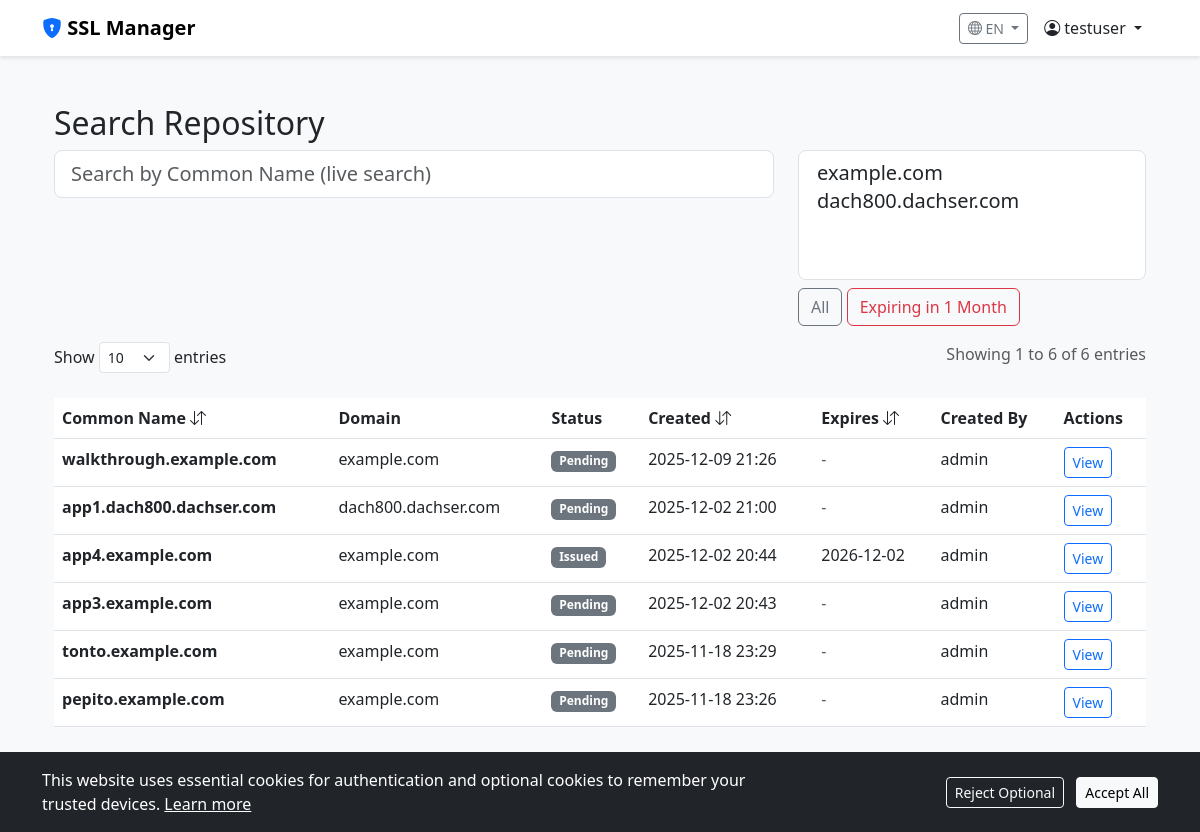
Page /search/ (signed in) on the committed database.
### certificates/models.py (models this page shows, shortened)
class User(AbstractUser):
    role = models.ForeignKey(Role, on_delete=models.SET_NULL, null=True, blank=True)
    password_changed_at = models.DateTimeField(auto_now_add=True)
    preferred_language = models.CharField(
        max_length=10,
        default='en',
        choices=[
            ('en', 'English'),
            ('es', 'Español'),
            ('pt', 'Português'),
            ('fr', 'Français'),
            ('de', 'Deutsch'),
            ('it', 'Italiano'),
        ]
    )
    def is_admin(self):
        return self.role and self.role.name == Role.ADMIN

class CertificateEntry(models.Model):
    STATUS_PENDING = 'PENDING'
    STATUS_ISSUED = 'ISSUED'
    STATUS_SIGNED = 'SIGNED'
    STATUS_REVOKED = 'REVOKED'
    STATUS_CHOICES = [
        (STATUS_PENDING, _('Pending')),
        (STATUS_ISSUED, _('Issued')),
        (STATUS_SIGNED, _('Signed')),
        (STATUS_REVOKED, _('Revoked')),
    ]
    common_name = models.CharField(max_length=255)
    domain = models.ForeignKey(Domain, on_delete=models.CASCADE)
    subdomain = models.CharField(max_length=255, blank=True)
    csr_content = models.TextField()
    private_key_content = models.TextField() # In production, this should be encrypted
    certificate_content = models.TextField(blank=True, null=True)
    valid_from = models.DateTimeField(blank=True, null=True)
    valid_until = models.DateTimeField(blank=True, null=True)
    status = models.CharField(max_length=20, choices=STATUS_CHOICES, default=STATUS_PENDING)
    created_by = models.ForeignKey(User, on_delete=models.SET_NULL, null=True)
    created_at = models.DateTimeField(auto_now_add=True)
    is_internal = models.BooleanField(default=False, help_text="Certificate generated by internal CA")
    country = models.CharField(max_length=2, default='ES')
    state = models.CharField(max_length=100, blank=True)
    locality = models.CharField(max_length=100, blank=True)
    organization = models.CharField(max_length=100, blank=True)
    organizational_unit = models.CharField(max_length=100, blank=True)
    email_address = models.EmailField(blank=True)

class Domain(models.Model):
    name = models.CharField(max_length=255, unique=True)
    country = models.CharField(max_length=2, default='ES')
    state = models.CharField(max_length=100, blank=True)
    locality = models.CharField(max_length=100, blank=True)
    organization = models.CharField(max_length=100, blank=True)
    organizational_unit = models.CharField(max_length=100, blank=True)
    email_address = models.EmailField(blank=True)
    created_at = models.DateTimeField(auto_now_add=True)
    def __str__(self):
        return self.name

### certificates/views.py (the view)
# urls.py: path('search/', views.search_certificates, name='search_certificates'),
@login_required
def search_certificates(request):
    from django.core.paginator import Paginator
    from django.utils import timezone
    from datetime import timedelta
    from django.db.models import Max
    results = CertificateEntry.objects.all()
    query = request.GET.get('q', '')
    if query:
        results = results.filter(common_name__icontains=query)
    domain_ids = request.GET.getlist('domains')
    if domain_ids:
        results = results.filter(domain_id__in=domain_ids)
    latest_entries = results.values('common_name').annotate(
        latest_id=Max('id')
    ).values_list('latest_id', flat=True)
    results = CertificateEntry.objects.filter(id__in=latest_entries)
    expiry_filter = request.GET.get('expiry', '')
    if expiry_filter == '3months':
        three_months = timezone.now() + timedelta(days=90)
        results = results.filter(valid_until__lte=three_months, valid_until__gte=timezone.now())
    elif expiry_filter == '1month':
        one_month = timezone.now() + timedelta(days=30)
        results = results.filter(valid_until__lte=one_month, valid_until__gte=timezone.now())
    sort_by = request.GET.get('sort', '-created_at')
    valid_sorts = ['common_name', '-common_name', 'created_at', '-created_at', 'valid_until', '-valid_until']
    if sort_by in valid_sorts:
        results = results.order_by(sort_by)
    else:
        results = results.order_by('-created_at')
    per_page = request.GET.get('per_page', '10')
    try:
        per_page = int(per_page)
        if per_page not in [10, 25, 50, 100]:
            per_page = 10
    except ValueError:
        per_page = 10
    paginator = Paginator(results, per_page)
    page_number = request.GET.get('page', 1)
    page_obj = paginator.get_page(page_number)
    domains = Domain.objects.all()
    return render(request, 'search.html', {
        'page_obj': page_obj,
        'query': query,
        'domains': domains,
        'selected_domains': domain_ids,
        'expiry_filter': expiry_filter,
        'sort_by': sort_by,
        'per_page': per_page,
    })

### templates/search.html (shortened to what this page needs)
{% extends 'base.html' %}
{% load i18n %}
{% block content %}
<div class="container mt-4">
    <h2>{% trans "Search Repository" %}</h2>
    <form method="get" id="searchForm">
        <div class="row mb-3">
            <div class="col-md-8">
                <input type="text" name="q" id="searchBox" class="form-control form-control-lg"
                    placeholder="{% trans 'Search by Common Name (live search)' %}" value="{{ query }}">
            </div>
            <div class="col-md-4">
                <select name="domains" id="domainFilter" class="form-select form-select-lg" multiple>
                    {% for domain in domains %}
                    <option value="{{ domain.id }}">{{ domain.name }}</option>
                    {% endfor %}
                </select>
                <div class="mt-2">
                    <label class="btn btn-outline-secondary" for="expiryAll">{% trans "All" %}</label>
                    <label class="btn btn-outline-danger" for="expiry1month">{% trans "Expiring in 1 Month" %}</label>
                </div>
            </div>
        </div>
    </form>
    <div class="row mb-3">
        <div class="col-md-6">
            <label>{% trans "Show" %}
                <select id="perPageSelect" class="form-select form-select-sm d-inline-block w-auto">
                    <option value="10" {% if per_page == 10 %}selected{% endif %}>10</option>
                </select>
                {% trans "entries" %}
            </label>
        </div>
        <div class="col-md-6 text-end">
            <p class="text-muted">{% blocktrans with start=page_obj.start_index end=page_obj.end_index total=page_obj.paginator.count %}Showing {{ start }} to {{ end }} of {{ total }} entries{% endblocktrans %}</p>
        </div>
    </div>
    <table class="table table-hover">
        <thead>
            <tr>
                <th class="sortable" data-sort="common_name" style="cursor:pointer">{% trans "Common Name" %} <i
                        class="bi bi-arrow-down-up"></i></th>
                <th>{% trans "Domain" %}</th>
                <th>{% trans "Status" %}</th>
                <th class="sortable" data-sort="created_at" style="cursor:pointer">{% trans "Created" %} <i
                        class="bi bi-arrow-down-up"></i></th>
                <th class="sortable" data-sort="valid_until" style="cursor:pointer">{% trans "Expires" %} <i
                        class="bi bi-arrow-down-up"></i></th>
                <th>{% trans "Created By" %}</th>
                <th>{% trans "Actions" %}</th>
            </tr>
        </thead>
        <tbody>
            {% for entry in page_obj %}
            <tr>
                <td><strong>{{ entry.common_name }}</strong></td>
                <td>{{ entry.domain }}</td>
                <td><span class="badge bg-secondary">{{ entry.get_status_display }}</span></td>
                <td>{{ entry.created_at|date:"Y-m-d H:i" }}</td>
                <td>{% if entry.valid_until %}{{ entry.valid_until|date:"Y-m-d" }}{% else %}<span
                        class="text-muted">-</span>{% endif %}</td>
                <td>{{ entry.created_by.username }}</td>
                <td><a href="{% url 'certificate_detail' entry.pk %}" class="btn btn-sm btn-outline-primary">{% trans "View" %}</a></td>
            </tr>
            {% empty %}
            <tr>
                <td colspan="7" class="text-center text-muted">{% trans "No certificates found." %}</td>
            </tr>
            {% endfor %}
        </tbody>
    </table>
</div>
{% endblock %}

### templates/base.html (shortened to what this page needs)
{% load i18n %}
<!DOCTYPE html>
<html lang="{{ LANGUAGE_CODE }}">
<head>
    <link href="https://cdn.jsdelivr.net/npm/bootstrap@5.3.0/dist/css/bootstrap.min.css" rel="stylesheet">
    <link rel="stylesheet" href="https://cdn.jsdelivr.net/npm/bootstrap-icons@1.10.0/font/bootstrap-icons.css">
</head>
<body>
    <nav class="navbar navbar-expand-lg navbar-light mb-5">
        <div class="container">
            <a class="navbar-brand fw-bold" href="{% url 'home' %}"><i class="bi bi-shield-lock-fill text-primary"></i>
                {% trans "SSL Manager" %}</a>
            <div class="d-flex align-items-center">
                {% get_current_language as LANGUAGE_CODE %}
                {% get_available_languages as languages %}
                {% get_language_info_list for languages as languages %}
                <div class="dropdown me-3">
                    <button class="btn btn-sm btn-outline-secondary dropdown-toggle" type="button"
                        data-bs-toggle="dropdown">
                        <i class="bi bi-globe"></i> {{ LANGUAGE_CODE|upper }}
                    </button>
                </div>
                {% if user.is_authenticated %}
                <div class="dropdown me-3">
                    <a class="nav-link dropdown-toggle text-dark" href="#" role="button" data-bs-toggle="dropdown">
                        <i class="bi bi-person-circle"></i> {{ user.username }}
                    </a>
                </div>
                {% else %}
                <a href="{% url 'login' %}" class="btn btn-primary">{% trans "Login" %}</a>
                {% endif %}
            </div>
        </div>
    </nav>
    <div class="container">
        {% block content %}{% endblock %}
    </div>
    <footer class="footer mt-5 py-3 bg-light border-top">
        <div class="container text-center">
            <span class="text-muted">
                <a href="#" onclick="resetCookieConsent(); return false;" class="text-decoration-none ms-2">
                </a>
            </span>
        </div>
    </footer>
    <div id="cookieBanner" class="position-fixed bottom-0 start-0 end-0 bg-dark text-white p-3"
        style="display: none; z-index: 9999;">
        <div class="container">
            <div class="row align-items-center">
                <div class="col-md-8">
                    <p class="mb-0">
                        <a href="#" class="text-white text-decoration-underline">{% trans "Learn more" %}</a>
                    </p>
                </div>
                <div class="col-md-4 text-end">
                    <button class="btn btn-outline-light btn-sm me-2" onclick="handleCookieConsent(false)">{% trans "Reject Optional" %}</button>
                    <button class="btn btn-light btn-sm" onclick="handleCookieConsent(true)">{% trans "Accept All" %}</button>
                </div>
            </div>
        </div>
    </div>
</body>
</html>

### templates/base.html (style rules this page uses)
body { background-color: #f8f9fa; font-family: 'Segoe UI', Tahoma, Geneva, Verdana, sans-serif; }
.navbar { background-color: #fff; box-shadow: 0 2px 4px rgba(0, 0, 0, .1); }

### rows in the picture
User: username "testuser"
CertificateEntry: common_name "walkthrough.example.com", domain "example.com", status "Pending", created_at "2025-12-09 21:26", created_by.username "admin"
CertificateEntry: common_name "app1.dach800.dachser.com", domain "dach800.dachser.com", status "Pending", created_at "2025-12-02 21:00", created_by.username "admin"
CertificateEntry: common_name "app4.example.com", domain "example.com", status "Issued", created_at "2025-12-02 20:44", valid_until "2026-12-02", created_by.username "admin"
CertificateEntry: common_name "app3.example.com", domain "example.com", status "Pending", created_at "2025-12-02 20:43", created_by.username "admin"
CertificateEntry: common_name "tonto.example.com", domain "example.com", status "Pending", created_at "2025-11-18 23:29", created_by.username "admin"
CertificateEntry: common_name "pepito.example.com", domain "example.com", status "Pending", created_at "2025-11-18 23:26", created_by.username "admin"

### other values in the picture
{{ LANGUAGE_CODE|upper }} "EN"
